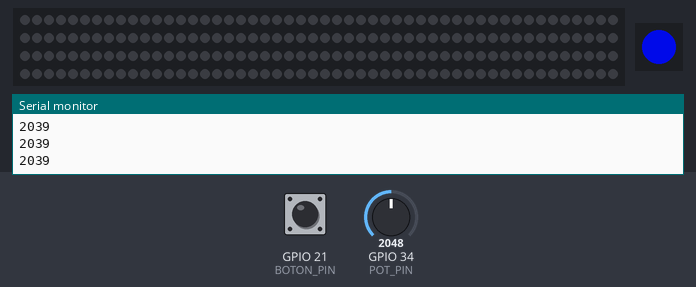
A sketch run on a simulated ESP32. Shown: 200 RGB LEDs in strip order, left to right, continuing on the next row, 1 RGB LEDs in strip order, left to right, the last lines printed to the serial monitor. The inputs (shaded band) are chosen by the test bench; at power-on: GPIO 21 (BOTON_PIN) HIGH, GPIO 34 (POT_PIN) = 2048. Dim RGB values are drawn brighter than linear.

Above: at 1.2 s.
1.3 s: GPIO 21 (BOTON_PIN) pulled LOW for 0.15 s
2.0 s: GPIO 34 (POT_PIN) set to 1411
3.5 s: GPIO 34 (POT_PIN) set to 1323
At 3.77 s:
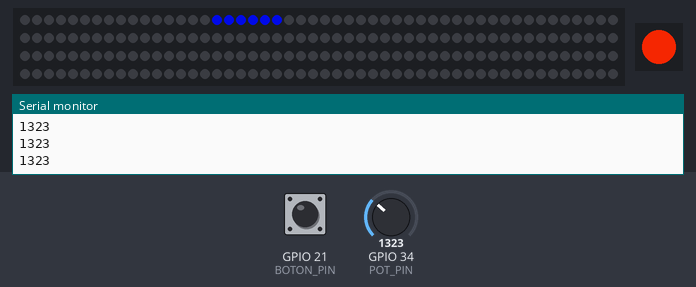
5.5 s: GPIO 21 (BOTON_PIN) pulled LOW for 1 s
7.1 s: GPIO 34 (POT_PIN) set to 1405
At 7.29 s:
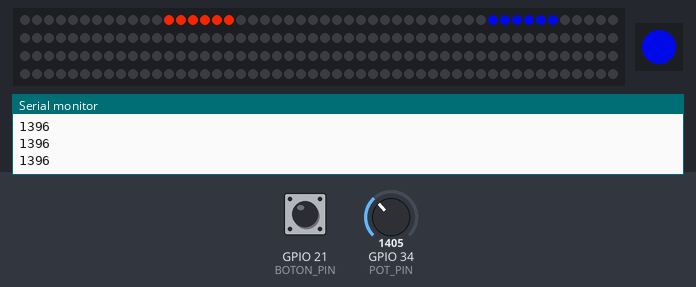
9.0 s: GPIO 21 (BOTON_PIN) pulled LOW for 0.15 s
At 15.2 s:
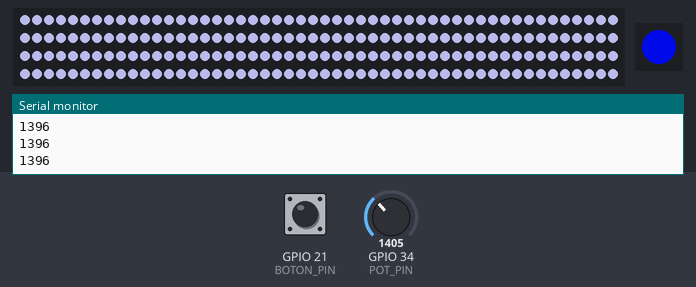
Timing chart, 0 to 15.6 s (numbered marks = the images above; inputs shaded):
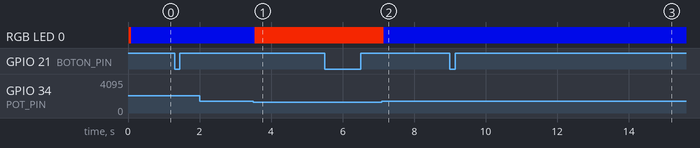

The sketch:

CodigoNudge_v4.ino
```cpp
#include <FastLED.h>

#define TIRA_PIN 18
#define BOTON_PIN 21
#define INDICADOR_PIN 19
#define POT_PIN 34

#define NUM_LEDS 200
#define COLOR_ORDEN BRG
#define LED_TYPE WS2811

#define NUM_INDICADOR 1

#define MAX_LEDS 200
#define SIZE_VIAJERO 6
#define MAX_VIAJEROS 32

CRGB leds[NUM_LEDS];
CRGB indicador[NUM_INDICADOR];
CRGB colorFondo = CRGB::Black;

struct Viajero {
  int pos;
  // CRGB color;
  int colorIndex;
  bool activo;
};

Viajero viajeros[MAX_VIAJEROS];

// CRGB colorSeleccionado;  // color definido por potenciómetro
int colorSeleccionadoIndex = 0;  // índice del color seleccionado
bool botonPrevio = HIGH;
unsigned long ultimaActividad = 0;
int ultimoValorPot = 0;
bool ultimoEstadoBoton = HIGH;
bool controlInactivo = false;
int nextViajero = 0;
bool fondoDefinido = false;


CHSV coloresPredefinidos[12] = {
  CHSV(13, 250, 255),   // naranja 0
  CHSV(158, 255, 222),  // azul 1
  CHSV(227, 255, 245),  // rosa 2

  CHSV(5, 250, 255),  // naranjarojo 3
  CHSV(5, 153, 255),  // naranja pastel 4

  CHSV(139, 255, 224),  // celeste 5
  CHSV(144, 143, 224),  // celeste pastel 6

  CHSV(206, 255, 245),  // rosavioleta 7
  CHSV(206, 127, 245),  // rosapastel 8

  CHSV(13, 76, 255),   // naranjablanco 9
  CHSV(158, 30, 222),  // azulblanco 10
  CHSV(227, 60, 255),  // rosablanco 11
};

void setup() {
  Serial.begin(115200);  // Inicializa el monitor serial a 115200 baudios
  FastLED.addLeds<LED_TYPE, TIRA_PIN, COLOR_ORDEN>(leds, NUM_LEDS);
  FastLED.clear();
  FastLED.show();

  FastLED.addLeds<LED_TYPE, INDICADOR_PIN, COLOR_ORDEN>(indicador, NUM_INDICADOR);
  indicador[0] = CRGB::Black;
  FastLED.show();

  pinMode(BOTON_PIN, INPUT_PULLUP);

  // Inicializar viajeros
  for (int i = 0; i < MAX_VIAJEROS; i++) {
    viajeros[i].activo = false;
  }
}

void loop() {
  enum EstadoControl { ACTIVO,
                       INACTIVO };
  static EstadoControl estadoActual = ACTIVO;

  // Leer potenciómetro
  static int valorPotFiltrado = 0;
  int valorPot = analogRead(POT_PIN);
  valorPotFiltrado = (valorPotFiltrado * 0.9) + (valorPot * 0.1);

  int rangoColor;
  if (valorPotFiltrado < 1365) {
    rangoColor = 0;
  } else if (valorPotFiltrado < 2730) {
    rangoColor = 1;
  } else {
    rangoColor = 2;
  }

  colorSeleccionadoIndex = rangoColor;
  indicador[0] = coloresPredefinidos[colorSeleccionadoIndex];

  // Detectar actividad en potenciómetro o botón
  bool botonActual = digitalRead(BOTON_PIN);
  if (abs(valorPotFiltrado - ultimoValorPot) > 40 || botonActual != ultimoEstadoBoton) {
    ultimaActividad = millis();  //hubo actividad se empieza a contar
    controlInactivo = false;
    ultimoValorPot = valorPotFiltrado;
    ultimoEstadoBoton = botonActual;
  }

  // Verificar inactividad despúes de 5 segundos
  if (millis() - ultimaActividad > 5000) {
    controlInactivo = true;
  }

  // Enviar viajero si presiono el boton
  if (botonPrevio == HIGH && botonActual == LOW) {
    bool enviado = false;

    // Buscar un viajero libre
    for (int i = 0; i < MAX_VIAJEROS; i++) {
      if (!viajeros[i].activo) {
        viajeros[i].pos = 0;
        viajeros[i].colorIndex = colorSeleccionadoIndex;
        viajeros[i].activo = true;
        enviado = true;
        break;
      }
    }

    // Si no hay viajeros libres, sobrescribir el siguiente
    if (!enviado) {
      viajeros[nextViajero].pos = 0;
      viajeros[nextViajero].colorIndex = colorSeleccionadoIndex;
      viajeros[nextViajero].activo = true;
      nextViajero++;
      if (nextViajero >= MAX_VIAJEROS) nextViajero = 0;
    }
  }
  botonPrevio = botonActual;

  // Modo LienzoBlanco
  if (controlInactivo) {
    if (estadoActual != INACTIVO) {
      Serial.println("SISTEMA INACTIVO");
      lienzoBlanco();
      estadoActual = INACTIVO;
    }
  } else {
    if (estadoActual != ACTIVO) {
      Serial.println("ACTIVIDAD DETECTADA");
      estadoActual = ACTIVO;
    }
  }
  Serial.println(valorPotFiltrado);

  // --- Animación de viajeros ---
  EVERY_N_MILLISECONDS(150) {
    for (int i = 0; i < NUM_LEDS; i++) leds[i] = colorFondo;
    for (int i = 0; i < MAX_VIAJEROS; i++) {
      if (viajeros[i].activo) {
        viajeros[i].pos = (viajeros[i].pos + 1) % (MAX_LEDS + 1);
        for (int j = 0; j < SIZE_VIAJERO; j++) {
          int ledIndex = (viajeros[i].pos + j) % (MAX_LEDS + 1);
          leds[ledIndex] = coloresPredefinidos[viajeros[i].colorIndex];  // sobrescribe colores anteriores
        }
      }
    }
  }
  FastLED.show();  // Mostrar indicador siempre
}


//-----------------------MONITOREOS INTELIGENTES-----------------------------------------

void lienzoBlanco() {
  int contador[3] = { 0, 0, 0 };

  //Contar colores de los viajeros activos
  for (int i = 0; i < MAX_VIAJEROS; i++) {
    if (viajeros[i].activo) {
      int index = viajeros[i].colorIndex;
      if (index >= 0 && index <= 2) {
        contador[index]++;
      }
    }
  }

  // Calcular total y existencia de viajeros
  int total = contador[0] + contador[1] + contador[2];
  if (total == 0) {
    Serial.println("No hay viajeros activos");
    return;
  }

  //Determinar color predominante
  int predominante = 0;
  for (int i = 1; i < 3; i++) {
    if (contador[i] > contador[predominante]) {
      predominante = i;
    }
  }

  // Mostrar resultados
  Serial.println("-----Lienzo Blanco-----");
  Serial.print("MAGENTA: ");
  Serial.print((contador[0] * 100) / total);
  Serial.println("%");
  Serial.print("AZUL: ");
  Serial.print((contador[1] * 100) / total);
  Serial.println("%");
  Serial.print("NARANJA: ");
  Serial.print((contador[2] * 100) / total);
  Serial.println("%");
  Serial.print("Color predominante: ");
  switch (predominante) {
    case 0: Serial.println("MAGENTA"); break;
    case 1: Serial.println("AZUL"); break;
    case 2: Serial.println("NARANJA"); break;
  }
  Serial.println("-----------------------");

int indiceFondo;
if (predominante == 0) {
  indiceFondo = 9;
} else if (predominante == 1) {
  indiceFondo = 10;
} else if (predominante == 2) {
  indiceFondo = 11;
}

  colorFondo = coloresPredefinidos[indiceFondo];
  fondoDefinido = true;

  for (int i = 0; i < MAX_VIAJEROS; i++) {
    viajeros[i].activo = false;
  }
  nextViajero = 0;

  for (int i = 0; i < NUM_LEDS; i++) { //pintar la tira del color de fondo predominante
    leds[i] = colorFondo;
  }

  FastLED.show();
}
```

Measured:
- the behaviour switches between 1365 and 1364 on GPIO 34 (POT_PIN) (found by bisection; images 0 and 1)
- after the input at 3.5 s, the LEDs: first change after 0.05 s (image 1 shows a later state)
